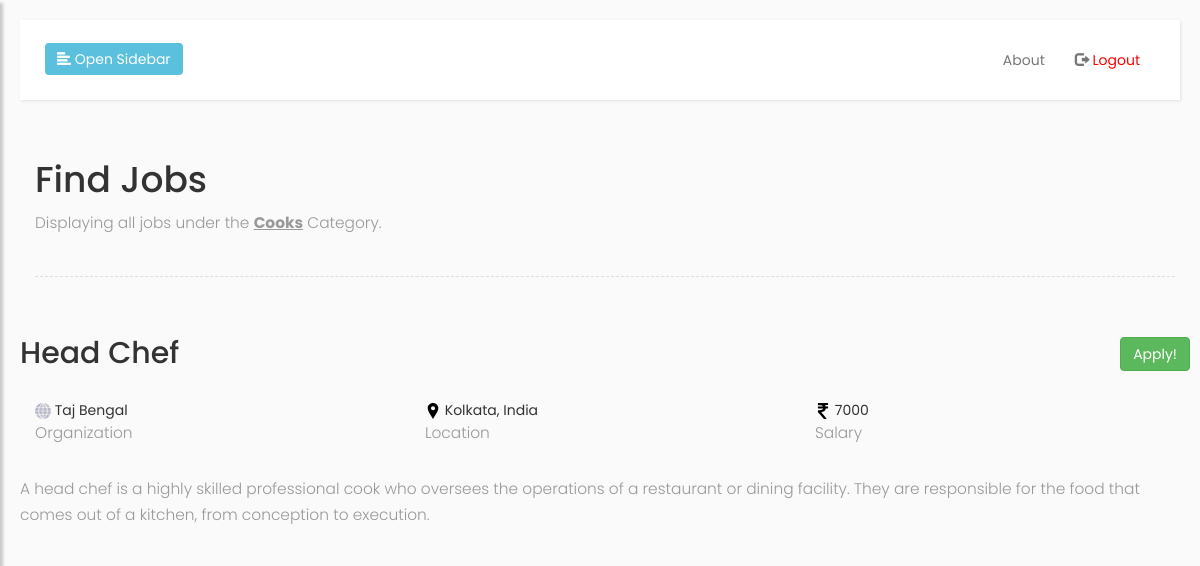
/applicant/jobs/Cooks (signed in), run on the app's committed database.
### app.py (models this page shows, shortened)
class Jobs(db.Model):
	id=db.Column(db.Integer, primary_key=True)
	post=db.Column(db.String(200), nullable=False)
	organization=db.Column(db.String(200), nullable=False)
	salary=db.Column(db.Integer, nullable=False)
	location=db.Column(db.String(200), nullable=False)
	description=db.Column(db.String(200),nullable=False)
	category=db.Column(db.String(200),nullable=False)

### app.py (the view)
@app.route('/applicant/jobs/<string:category>')
@login_required
def job_browse(category):
	if request.method == 'POST':
		job_id = request.submit
		print (job_id)
	jobs = Jobs.query.filter_by(category=category).all()
	return render_template('browse_jobs.html',category=category, jobs = jobs)

### app.py (called while the page is built)
@login_manager2.user_loader
def load_user2(user_id):
	return Applicants.query.get((user_id))

### templates/browse_jobs.html (shortened to what this page needs)
{% extends 'base.html' %}
{% block logout %}
<li>
	<a href="/applicantlogout">
          <span class="glyphicon glyphicon-log-out"></span> <span style="color: red;">Logout</span>
    </a>
</li>
{% endblock %}
{% block container %}
<h1>Find Jobs </h1>
<p>Displaying all jobs under the <b><u>{{ category }}</u></b> Category.</p>
<div class="line"></div>
{% if jobs|length < 1 %}
<p>No jobs currently available in this category :(</p>
{% else %}
{% for job in jobs %}
<div class="row">
	<div class="col-sm-12">
		<div class="row">
			<h2>{{ job.post }}
			<button  class="btn btn-success" value="1" style="float: right;">Apply!</button>
		</h2>
		</div>
		<br>
		<div class="row">
			<div class="col-sm-4">
				<img src="{{ url_for('static',filename='img/organization.svg') }}" style="max-height: 16px; max-width: 16px;"> {{ job.organization }}
				<br>
				<p>Organization</p>
			</div>
			<div class="col-sm-4">
				<img src="{{ url_for('static',filename='img/location.svg') }}" style="max-height: 16px; max-width: 16px;"> {{ job.location }}
				<br>
				<p>Location</p>
			</div>
			<div class="col-sm-4" style="display: inline-block;">
				<img src="{{ url_for('static',filename='img/rupee-indian.svg') }}" style="max-height: 16px; max-width: 16px;"> {{ job.salary }}
				<br>
				<p>Salary</p>
			</div>
		</div>
		<br>
		<div class="row">
			<p>{{ job.description }}</p>
		</div>
	</div>
</div>
{% endfor %}
{% endif %}
{% endblock%}

### static/css/main.css (style rules this page uses)
body { font-family: 'Poppins', sans-serif; background: #fafafa; }
p { font-family: 'Poppins', sans-serif; font-size: 1.1em; font-weight: 300; line-height: 1.7em; color: #999; }
a, a:hover, a:focus { color: inherit; text-decoration: none; transition: all 0.3s; }
.line { width: 100%; height: 1px; border-bottom: 1px dashed #ddd; margin: 40px 0; }

### data on the page
Jobs: category "Cooks", post "Head Chef", organization "Taj Bengal", location "Kolkata, India", salary "7000", description "A head chef is a highly skilled professional cook who oversees the operations of a restaurant or dining facility. They are responsible for the food that comes out of a kitchen, from conception to execution."
